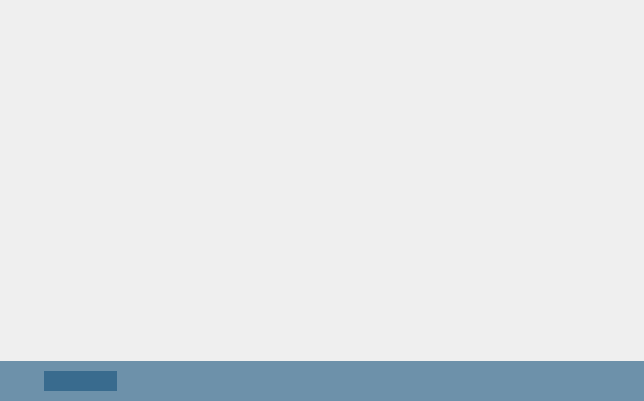
<?xml version="1.0" encoding="UTF-8"?>
<ui version="4.0">
 <class>WidgetCam</class>
 <widget class="GLYuvWidget" name="WidgetCam">
  <property name="geometry">
   <rect>
    <x>0</x>
    <y>0</y>
    <width>644</width>
    <height>401</height>
   </rect>
  </property>
  <property name="sizePolicy">
   <sizepolicy hsizetype="Fixed" vsizetype="Fixed">
    <horstretch>0</horstretch>
    <verstretch>0</verstretch>
   </sizepolicy>
  </property>
  <property name="windowTitle">
   <string>WidgetCam</string>
  </property>
  <layout class="QVBoxLayout" name="verticalLayout_2">
   <property name="spacing">
    <number>1</number>
   </property>
   <property name="leftMargin">
    <number>0</number>
   </property>
   <property name="topMargin">
    <number>0</number>
   </property>
   <property name="rightMargin">
    <number>0</number>
   </property>
   <property name="bottomMargin">
    <number>0</number>
   </property>
   <item>
    <layout class="QVBoxLayout" name="verticalLayout" stretch="9,1">
     <property name="spacing">
      <number>0</number>
     </property>
     <item>
      <spacer name="verticalSpacer">
       <property name="orientation">
        <enum>Qt::Vertical</enum>
       </property>
       <property name="sizeType">
        <enum>QSizePolicy::Preferred</enum>
       </property>
       <property name="sizeHint" stdset="0">
        <size>
         <width>20</width>
         <height>40</height>
        </size>
       </property>
      </spacer>
     </item>
     <item>
      <widget class="QWidget" name="widget_2" native="true">
       <property name="sizePolicy">
        <sizepolicy hsizetype="Expanding" vsizetype="Fixed">
         <horstretch>0</horstretch>
         <verstretch>0</verstretch>
        </sizepolicy>
       </property>
       <property name="minimumSize">
        <size>
         <width>0</width>
         <height>40</height>
        </size>
       </property>
       <property name="styleSheet">
        <string notr="true">background-color: rgba(22, 81, 123, 153);</string>
       </property>
       <layout class="QGridLayout" name="gridLayout" rowstretch="1,4,1" columnstretch="3,5,15,1,1,1,1,1,1,1,1,1,1,1,3">
        <property name="leftMargin">
         <number>0</number>
        </property>
        <property name="topMargin">
         <number>0</number>
        </property>
        <property name="rightMargin">
         <number>0</number>
        </property>
        <property name="bottomMargin">
         <number>0</number>
        </property>
        <property name="spacing">
         <number>0</number>
        </property>
        <item row="1" column="9">
         <widget class="QPushButton" name="btnPlace">
          <property name="styleSheet">
           <string notr="true">background:transparent;border-width:0;border-style:outset;</string>
          </property>
          <property name="text">
           <string/>
          </property>
          <property name="icon">
           <iconset resource="MultiLargeScreen.qrc">
            <normaloff>:/UI/icon/place2x.png</normaloff>:/UI/icon/place2x.png</iconset>
          </property>
         </widget>
        </item>
        <item row="1" column="13">
         <widget class="QPushButton" name="btnFull">
          <property name="styleSheet">
           <string notr="true">background:transparent;border-width:0;border-style:outset;</string>
          </property>
          <property name="text">
           <string/>
          </property>
          <property name="icon">
           <iconset resource="MultiLargeScreen.qrc">
            <normaloff>:/UI/icon/videozoomin.png</normaloff>:/UI/icon/videozoomin.png</iconset>
          </property>
         </widget>
        </item>
        <item row="1" column="12">
         <spacer name="horizontalSpacer_7">
          <property name="orientation">
           <enum>Qt::Horizontal</enum>
          </property>
          <property name="sizeHint" stdset="0">
           <size>
            <width>1</width>
            <height>20</height>
           </size>
          </property>
         </spacer>
        </item>
        <item row="1" column="10">
         <spacer name="horizontalSpacer_6">
          <property name="orientation">
           <enum>Qt::Horizontal</enum>
          </property>
          <property name="sizeHint" stdset="0">
           <size>
            <width>1</width>
            <height>20</height>
           </size>
          </property>
         </spacer>
        </item>
        <item row="1" column="7">
         <widget class="QPushButton" name="btnBright">
          <property name="styleSheet">
           <string notr="true">background:transparent;border-width:0;border-style:outset;</string>
          </property>
          <property name="text">
           <string/>
          </property>
          <property name="icon">
           <iconset resource="MultiLargeScreen.qrc">
            <normaloff>:/UI/icon/bright.png</normaloff>:/UI/icon/bright.png</iconset>
          </property>
         </widget>
        </item>
        <item row="1" column="5">
         <widget class="QPushButton" name="btnVideo">
          <property name="styleSheet">
           <string notr="true">background:transparent;border-width:0;border-style:outset;</string>
          </property>
          <property name="text">
           <string/>
          </property>
          <property name="icon">
           <iconset resource="MultiLargeScreen.qrc">
            <normaloff>:/UI/icon/video.png</normaloff>:/UI/icon/video.png</iconset>
          </property>
         </widget>
        </item>
        <item row="1" column="1">
         <widget class="QLabel" name="lblModal">
          <property name="font">
           <font>
            <family>思源黑体 CN Normal</family>
            <pointsize>9</pointsize>
            <weight>75</weight>
            <bold>true</bold>
           </font>
          </property>
          <property name="text">
           <string/>
          </property>
         </widget>
        </item>
        <item row="1" column="2">
         <spacer name="horizontalSpacer">
          <property name="orientation">
           <enum>Qt::Horizontal</enum>
          </property>
          <property name="sizeHint" stdset="0">
           <size>
            <width>1</width>
            <height>20</height>
           </size>
          </property>
         </spacer>
        </item>
        <item row="1" column="0">
         <spacer name="horizontalSpacer_2">
          <property name="orientation">
           <enum>Qt::Horizontal</enum>
          </property>
          <property name="sizeHint" stdset="0">
           <size>
            <width>1</width>
            <height>20</height>
           </size>
          </property>
         </spacer>
        </item>
        <item row="1" column="6">
         <spacer name="horizontalSpacer_4">
          <property name="orientation">
           <enum>Qt::Horizontal</enum>
          </property>
          <property name="sizeHint" stdset="0">
           <size>
            <width>1</width>
            <height>20</height>
           </size>
          </property>
         </spacer>
        </item>
        <item row="1" column="8">
         <spacer name="horizontalSpacer_5">
          <property name="orientation">
           <enum>Qt::Horizontal</enum>
          </property>
          <property name="sizeHint" stdset="0">
           <size>
            <width>1</width>
            <height>20</height>
           </size>
          </property>
         </spacer>
        </item>
        <item row="1" column="11">
         <widget class="QPushButton" name="btnZoomin">
          <property name="styleSheet">
           <string notr="true">background:transparent;border-width:0;border-style:outset;</string>
          </property>
          <property name="text">
           <string/>
          </property>
          <property name="icon">
           <iconset resource="MultiLargeScreen.qrc">
            <normaloff>:/UI/icon/zoomin.png</normaloff>:/UI/icon/zoomin.png</iconset>
          </property>
         </widget>
        </item>
        <item row="1" column="4">
         <spacer name="horizontalSpacer_3">
          <property name="orientation">
           <enum>Qt::Horizontal</enum>
          </property>
          <property name="sizeHint" stdset="0">
           <size>
            <width>1</width>
            <height>20</height>
           </size>
          </property>
         </spacer>
        </item>
        <item row="1" column="14">
         <spacer name="horizontalSpacer_8">
          <property name="orientation">
           <enum>Qt::Horizontal</enum>
          </property>
          <property name="sizeHint" stdset="0">
           <size>
            <width>1</width>
            <height>20</height>
           </size>
          </property>
         </spacer>
        </item>
        <item row="0" column="7">
         <spacer name="verticalSpacer_2">
          <property name="orientation">
           <enum>Qt::Vertical</enum>
          </property>
          <property name="sizeHint" stdset="0">
           <size>
            <width>20</width>
            <height>1</height>
           </size>
          </property>
         </spacer>
        </item>
        <item row="1" column="3">
         <widget class="QPushButton" name="btnShooter">
          <property name="styleSheet">
           <string notr="true">background:transparent;border-width:0;border-style:outset;</string>
          </property>
          <property name="text">
           <string/>
          </property>
          <property name="icon">
           <iconset resource="MultiLargeScreen.qrc">
            <normaloff>:/UI/icon/shooter.png</normaloff>:/UI/icon/shooter.png</iconset>
          </property>
         </widget>
        </item>
        <item row="2" column="7">
         <spacer name="verticalSpacer_3">
          <property name="orientation">
           <enum>Qt::Vertical</enum>
          </property>
          <property name="sizeHint" stdset="0">
           <size>
            <width>20</width>
            <height>1</height>
           </size>
          </property>
         </spacer>
        </item>
       </layout>
      </widget>
     </item>
    </layout>
   </item>
  </layout>
 </widget>
 <layoutdefault spacing="6" margin="11"/>
 <customwidgets>
  <customwidget>
   <class>GLYuvWidget</class>
   <extends>QWidget</extends>
   <header location="global">glyuvwidget.h</header>
   <container>1</container>
  </customwidget>
 </customwidgets>
 <resources>
  <include location="MultiLargeScreen.qrc"/>
  <include location="MultiLargeScreen.qrc"/>
 </resources>
 <connections/>
 <slots>
  <slot>dbClick()</slot>
 </slots>
</ui>
